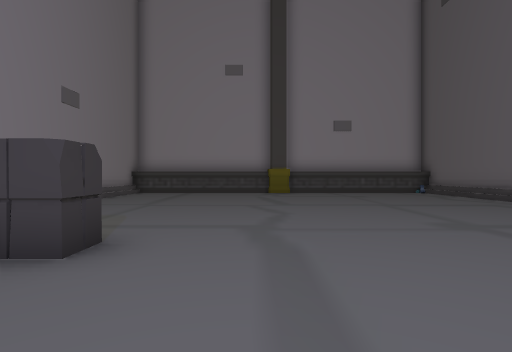
view 1 (above)

17 first-person views from a walk through a Unity game level. The camera is 1.5 m above the floor, looks level and sees 85° across. The floor is counted in squares, 2 m on a side. Each view is taken from the middle of a square. On the plan, view 1 faces up. The plan holds only what a view shows up to about 10 squares ahead; the rest is blank. The place goes on beyond the plan. Some animated figures are not drawn.

view 2
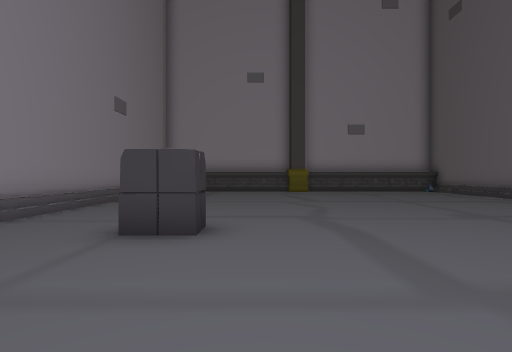

view 3
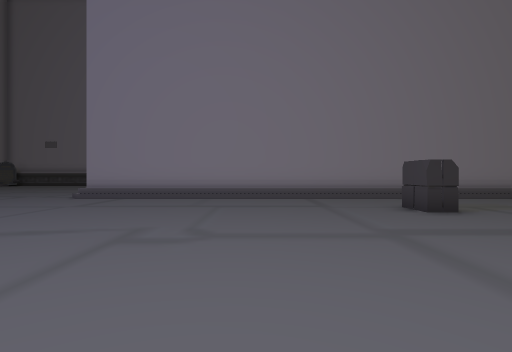

view 4
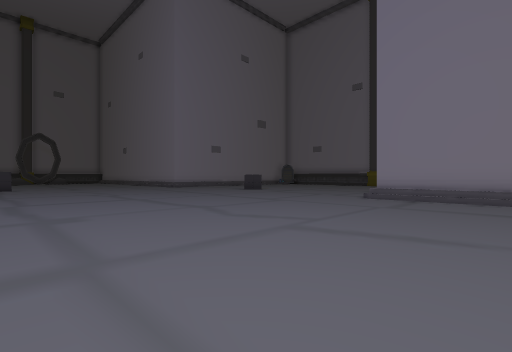

view 5
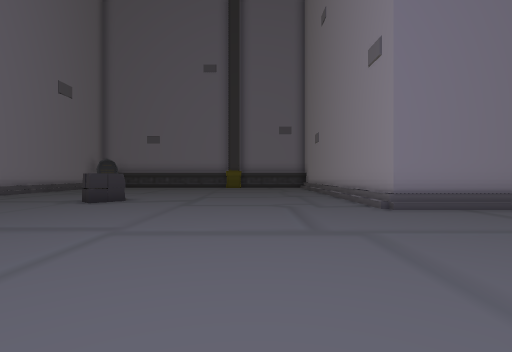

view 6
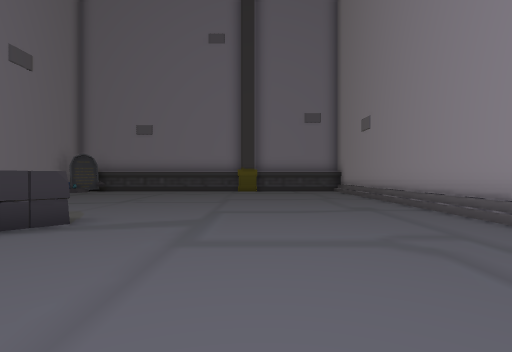

view 7
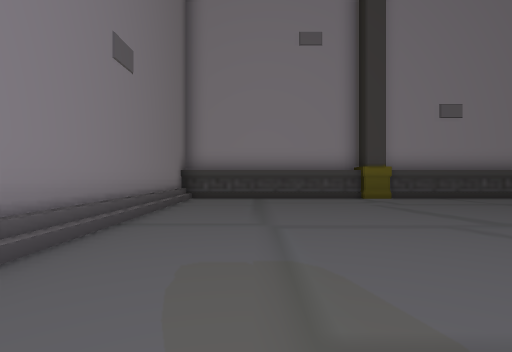

view 8
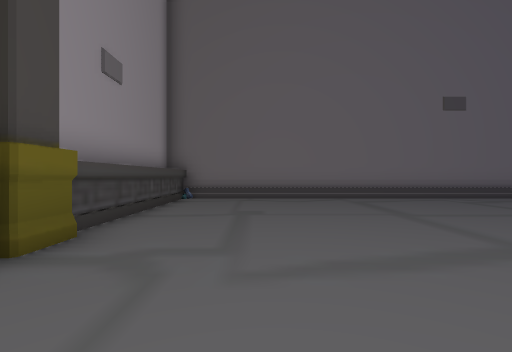

view 9
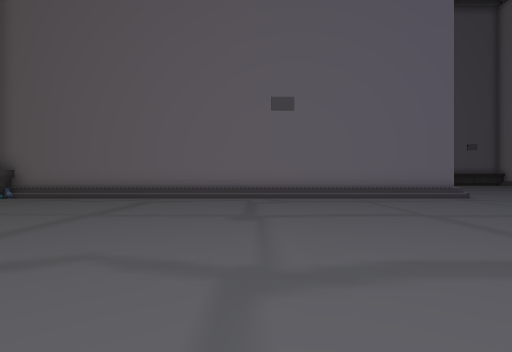

view 10
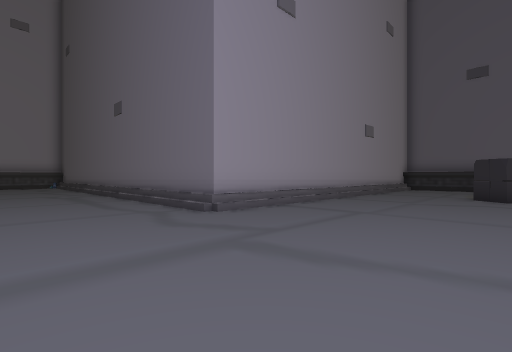

view 11
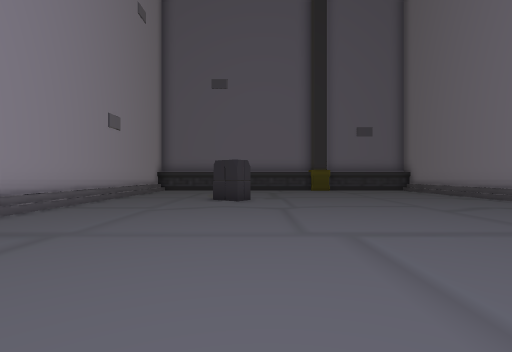

view 12
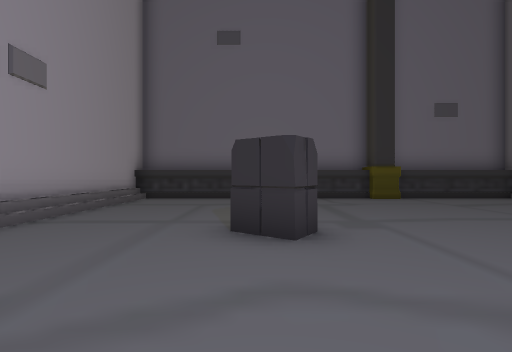

view 13
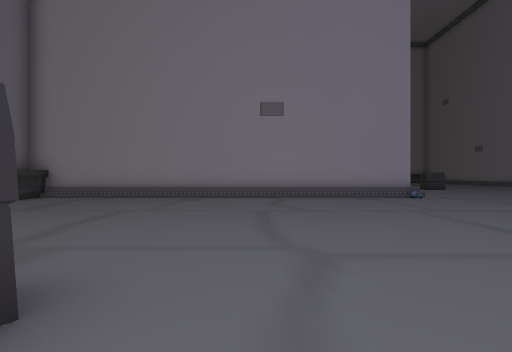

view 14
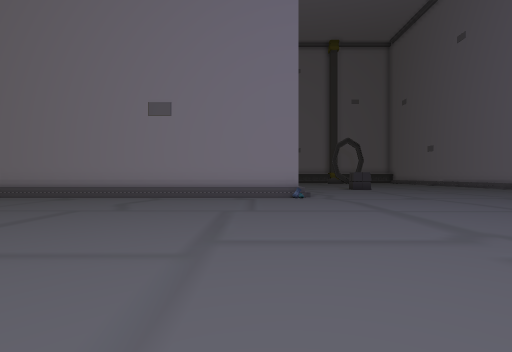

view 15
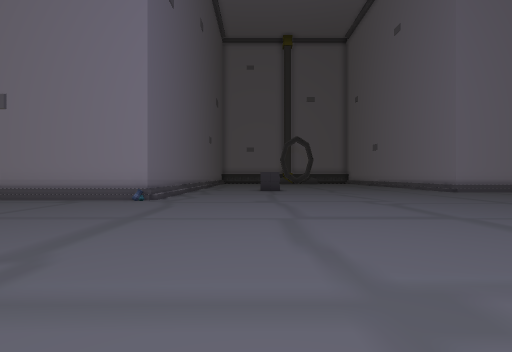

view 16
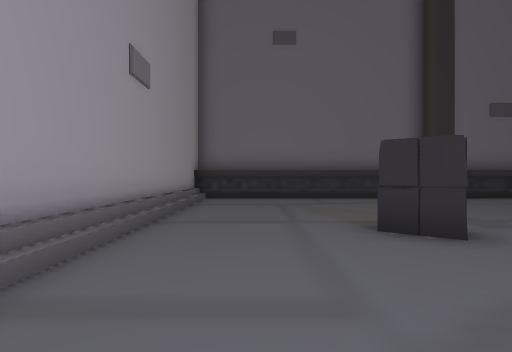

view 17
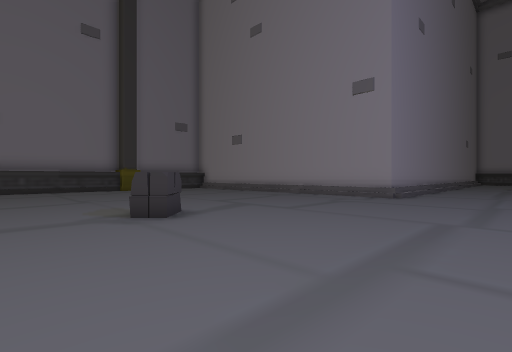

### Floor plan
Key: @ floor where view 1 was taken; # wall or solid block; . floor; / step, stairs or slope; O other object.
Columns run from 13 left of view 1 to 21 right of it. Each row starts with its distance up from view 1.
 13        ###############
 12        #/...........O#
 11        #/............#
 10        #/............#
  9        #/............#
  8        #/............#
  7        #/............#
  6        #/............#
  5        #/............#
  4        #/............#
  3        #/..#.........#
  2        #/............#
  1        #/............#
  0        #/....@.......#
 -1        #/............#
 -2        #/............#
 -3        #/............##############
 -4        #/.........................#
 -5        #/.........................#
 -6 ########/.........................#
 -7 /////////...................#.....#
 -8 ..................................#
 -9 ..................................#
-10 ..................................#
-11 ..................................#
-12 ..................................#
-13 ..................................#
-14 ......#...........................#
-15 ......#...........................#
-16 .....................##############
-17 .....................#

Positions as (right, up) in squares from view 1, and headings:
1: (0, 0), facing up
2: (-1, -1), facing up
3: (4, -1), facing left
4: (4, -3), facing down-left
5: (1, -10), facing left
6: (-3, -11), facing left
7: (-3, 3), facing up
8: (-2, 10), facing right
9: (-2, 4), facing right
10: (4, -8), facing up-right
11: (6, -8), facing right
12: (11, -7), facing right
13: (13, -6), facing down
14: (9, -6), facing down
15: (4, -7), facing down
16: (11, -5), facing right
17: (-2, -17), facing up-left
